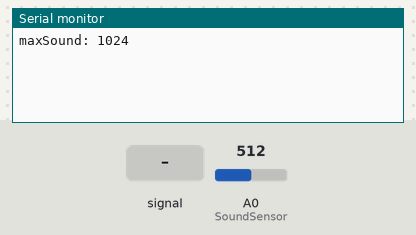
The sketch below on a simulated Arduino Uno, built with avr-gcc and run on an emulated ATmega328P. Shown: the last lines printed to the serial monitor. The test bench sets the inputs (shaded band); at power-on: A0 (SoundSensor) = 512.

Above: at 1.2 s.
1.3 s: A0 (SoundSensor) fed a 200 Hz sine of ±460 counts around its level
At 2.9 s:
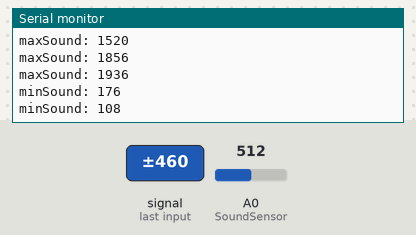
3.8 s: A0 (SoundSensor) set to 0
At 4.9 s:
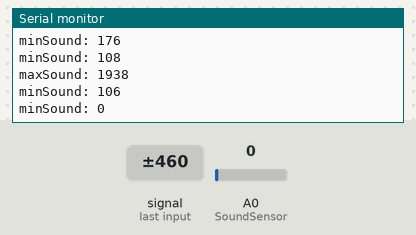
5.3 s: A0 (SoundSensor) set to 1023
At 6.2 s:
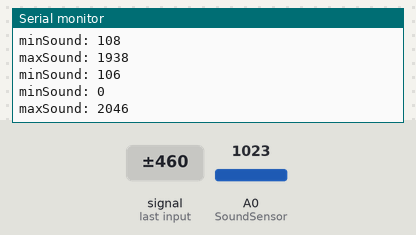
Timing chart, 0 to 8.3 s (numbered marks = the images above; inputs shaded):
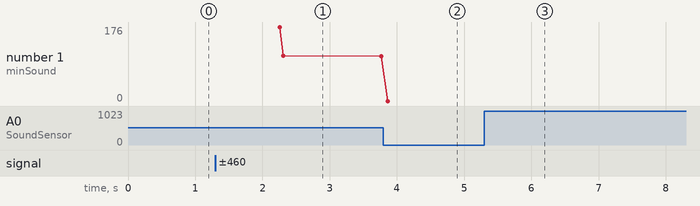

Measured:
- after the input at 1.3 s, the serial monitor: prints a new line after 0.21 s (image 1)
- after the input at 3.8 s, the serial monitor: prints a new line after 0.06 s (image 2)
- after the input at 5.3 s, the serial monitor: prints a new line after 0.07 s (image 3)
- plotted number 1: 106 → 0 after the input at 3.8 s

The sketch:

07.02_SoundSensor_8LED.ino
```cpp
const int SoundSensor = A0;
const int LED_R1 = 13;
const int LED_R2 = 12;
const int LED_Y1 = 11;
const int LED_Y2 = 10;
const int LED_G1 = 9;
const int LED_G2 = 8;
const int LED_B1 = 7;
const int LED_B2 = 6;

int minSound = 250;
int maxSound = 500;

void setup() {
  // put your setup code here, to run once:
  Serial.begin(9600);
}

void loop() {
  // put your main code here, to run repeatedly:
  int level = analogRead(SoundSensor);
  level = level * 2;
  // Serial.println(level);
  delay(50);

  if (minSound > level)
  {
    minSound = level;
    Serial.print("minSound: ");
    Serial.println(minSound);
  }
  else if (maxSound < level)
  {
    maxSound = level;
    Serial.print("maxSound: ");
    Serial.println(maxSound);
  }

  if (level <= 110)
  {
    level = 110;
  }
  else if (level >= 1780)
  {
    level = 1780;
  }

  if (level >= 110 && level < 318)
  {
    digitalWrite(LED_R1, LOW);
    digitalWrite(LED_R2, LOW);
    digitalWrite(LED_Y1, LOW);
    digitalWrite(LED_Y2, LOW);
    digitalWrite(LED_G1, LOW);
    digitalWrite(LED_G2, LOW);
    digitalWrite(LED_B1, LOW);
    digitalWrite(LED_B2, HIGH);
  }
  else if (level >= 318 && level < 527)
  {
    digitalWrite(LED_R1, LOW);
    digitalWrite(LED_R2, LOW);
    digitalWrite(LED_Y1, LOW);
    digitalWrite(LED_Y2, LOW);
    digitalWrite(LED_G1, LOW);
    digitalWrite(LED_G2, LOW);
    digitalWrite(LED_B1, HIGH);
    digitalWrite(LED_B2, HIGH);
  }
  else if (level >= 527 && level < 736)
  {
    digitalWrite(LED_R1, LOW);
    digitalWrite(LED_R2, LOW);
    digitalWrite(LED_Y1, LOW);
    digitalWrite(LED_Y2, LOW);
    digitalWrite(LED_G1, LOW);
    digitalWrite(LED_G2, HIGH);
    digitalWrite(LED_B1, HIGH);
    digitalWrite(LED_B2, HIGH);
  }
  else if (level >= 736 && level < 945)
  {
    digitalWrite(LED_R1, LOW);
    digitalWrite(LED_R2, LOW);
    digitalWrite(LED_Y1, LOW);
    digitalWrite(LED_Y2, LOW);
    digitalWrite(LED_G1, HIGH);
    digitalWrite(LED_G2, HIGH);
    digitalWrite(LED_B1, HIGH);
    digitalWrite(LED_B2, HIGH);
  }
  else if (level >= 945 && level < 1153)
  {
    digitalWrite(LED_R1, LOW);
    digitalWrite(LED_R2, LOW);
    digitalWrite(LED_Y1, LOW);
    digitalWrite(LED_Y2, HIGH);
    digitalWrite(LED_G1, HIGH);
    digitalWrite(LED_G2, HIGH);
    digitalWrite(LED_B1, HIGH);
    digitalWrite(LED_B2, HIGH);
  }
    else if (level >= 1153 && level < 1362)
  {
    digitalWrite(LED_R1, LOW);
    digitalWrite(LED_R2, LOW);
    digitalWrite(LED_Y1, HIGH);
    digitalWrite(LED_Y2, HIGH);
    digitalWrite(LED_G1, HIGH);
    digitalWrite(LED_G2, HIGH);
    digitalWrite(LED_B1, HIGH);
    digitalWrite(LED_B2, HIGH);
  }
    else if (level >= 1362 && level < 1571)
  {
    digitalWrite(LED_R1, LOW);
    digitalWrite(LED_R2, HIGH);
    digitalWrite(LED_Y1, HIGH);
    digitalWrite(LED_Y2, HIGH);
    digitalWrite(LED_G1, HIGH);
    digitalWrite(LED_G2, HIGH);
    digitalWrite(LED_B1, HIGH);
    digitalWrite(LED_B2, HIGH);
  }
    else
  {
    digitalWrite(LED_R1, HIGH);
    digitalWrite(LED_R2, HIGH);
    digitalWrite(LED_Y1, HIGH);
    digitalWrite(LED_Y2, HIGH);
    digitalWrite(LED_G1, HIGH);
    digitalWrite(LED_G2, HIGH);
    digitalWrite(LED_B1, HIGH);
    digitalWrite(LED_B2, HIGH);
  }
}
```
